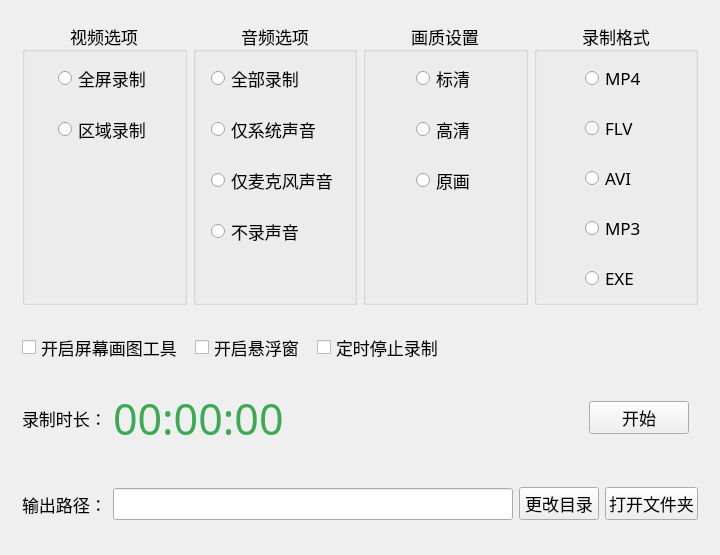
<?xml version="1.0" encoding="UTF-8"?>
<ui version="4.0">
 <class>HLCaptureClass</class>
 <widget class="QWidget" name="HLCaptureClass">
  <property name="geometry">
   <rect>
    <x>0</x>
    <y>0</y>
    <width>714</width>
    <height>542</height>
   </rect>
  </property>
  <property name="font">
   <font>
    <family>微软雅黑</family>
    <pointsize>13</pointsize>
   </font>
  </property>
  <property name="windowTitle">
   <string>HLCapture</string>
  </property>
  <layout class="QVBoxLayout" name="verticalLayout">
   <item>
    <widget class="QWidget" name="widget" native="true">
     <layout class="QHBoxLayout" name="horizontalLayout">
      <item>
       <widget class="QGroupBox" name="groupBox">
        <property name="layoutDirection">
         <enum>Qt::LeftToRight</enum>
        </property>
        <property name="title">
         <string>视频选项</string>
        </property>
        <property name="alignment">
         <set>Qt::AlignCenter</set>
        </property>
        <layout class="QGridLayout" name="gridLayout">
         <property name="sizeConstraint">
          <enum>QLayout::SetNoConstraint</enum>
         </property>
         <property name="verticalSpacing">
          <number>20</number>
         </property>
         <item row="0" column="0">
          <widget class="QRadioButton" name="radioScreenCap">
           <property name="sizePolicy">
            <sizepolicy hsizetype="Fixed" vsizetype="Fixed">
             <horstretch>0</horstretch>
             <verstretch>0</verstretch>
            </sizepolicy>
           </property>
           <property name="text">
            <string>全屏录制</string>
           </property>
          </widget>
         </item>
         <item row="2" column="0">
          <spacer name="verticalSpacer">
           <property name="orientation">
            <enum>Qt::Vertical</enum>
           </property>
           <property name="sizeHint" stdset="0">
            <size>
             <width>20</width>
             <height>40</height>
            </size>
           </property>
          </spacer>
         </item>
         <item row="1" column="0">
          <widget class="QRadioButton" name="radioAreaCap">
           <property name="sizePolicy">
            <sizepolicy hsizetype="Fixed" vsizetype="Fixed">
             <horstretch>0</horstretch>
             <verstretch>0</verstretch>
            </sizepolicy>
           </property>
           <property name="text">
            <string>区域录制</string>
           </property>
          </widget>
         </item>
        </layout>
       </widget>
      </item>
      <item>
       <widget class="QGroupBox" name="groupBox_2">
        <property name="title">
         <string>音频选项</string>
        </property>
        <property name="alignment">
         <set>Qt::AlignCenter</set>
        </property>
        <layout class="QGridLayout" name="gridLayout_2">
         <property name="sizeConstraint">
          <enum>QLayout::SetNoConstraint</enum>
         </property>
         <property name="verticalSpacing">
          <number>20</number>
         </property>
         <item row="0" column="0">
          <widget class="QRadioButton" name="radioAudioAll">
           <property name="sizePolicy">
            <sizepolicy hsizetype="Fixed" vsizetype="Fixed">
             <horstretch>0</horstretch>
             <verstretch>0</verstretch>
            </sizepolicy>
           </property>
           <property name="text">
            <string>全部录制</string>
           </property>
          </widget>
         </item>
         <item row="1" column="0">
          <widget class="QRadioButton" name="radioAudioSys">
           <property name="sizePolicy">
            <sizepolicy hsizetype="Fixed" vsizetype="Fixed">
             <horstretch>0</horstretch>
             <verstretch>0</verstretch>
            </sizepolicy>
           </property>
           <property name="text">
            <string>仅系统声音</string>
           </property>
          </widget>
         </item>
         <item row="2" column="0">
          <widget class="QRadioButton" name="radioAudioMic">
           <property name="sizePolicy">
            <sizepolicy hsizetype="Fixed" vsizetype="Fixed">
             <horstretch>0</horstretch>
             <verstretch>0</verstretch>
            </sizepolicy>
           </property>
           <property name="text">
            <string>仅麦克风声音</string>
           </property>
          </widget>
         </item>
         <item row="3" column="0">
          <widget class="QRadioButton" name="radioAudioNoCap">
           <property name="sizePolicy">
            <sizepolicy hsizetype="Fixed" vsizetype="Fixed">
             <horstretch>0</horstretch>
             <verstretch>0</verstretch>
            </sizepolicy>
           </property>
           <property name="text">
            <string>不录声音</string>
           </property>
          </widget>
         </item>
         <item row="4" column="0">
          <spacer name="verticalSpacer_2">
           <property name="orientation">
            <enum>Qt::Vertical</enum>
           </property>
           <property name="sizeHint" stdset="0">
            <size>
             <width>20</width>
             <height>40</height>
            </size>
           </property>
          </spacer>
         </item>
        </layout>
       </widget>
      </item>
      <item>
       <widget class="QGroupBox" name="groupBox_3">
        <property name="title">
         <string>画质设置</string>
        </property>
        <property name="alignment">
         <set>Qt::AlignCenter</set>
        </property>
        <layout class="QGridLayout" name="gridLayout_3">
         <property name="verticalSpacing">
          <number>20</number>
         </property>
         <item row="0" column="0">
          <widget class="QRadioButton" name="radioStandardQuality">
           <property name="sizePolicy">
            <sizepolicy hsizetype="Fixed" vsizetype="Fixed">
             <horstretch>0</horstretch>
             <verstretch>0</verstretch>
            </sizepolicy>
           </property>
           <property name="text">
            <string>标清</string>
           </property>
          </widget>
         </item>
         <item row="1" column="0">
          <widget class="QRadioButton" name="radioHighQuality">
           <property name="text">
            <string>高清</string>
           </property>
          </widget>
         </item>
         <item row="2" column="0">
          <widget class="QRadioButton" name="radiOriginalQuality">
           <property name="text">
            <string>原画</string>
           </property>
          </widget>
         </item>
         <item row="3" column="0">
          <spacer name="verticalSpacer_3">
           <property name="orientation">
            <enum>Qt::Vertical</enum>
           </property>
           <property name="sizeHint" stdset="0">
            <size>
             <width>20</width>
             <height>40</height>
            </size>
           </property>
          </spacer>
         </item>
        </layout>
       </widget>
      </item>
      <item>
       <widget class="QGroupBox" name="groupBox_4">
        <property name="title">
         <string>录制格式</string>
        </property>
        <property name="alignment">
         <set>Qt::AlignCenter</set>
        </property>
        <layout class="QGridLayout" name="gridLayout_4">
         <property name="bottomMargin">
          <number>9</number>
         </property>
         <property name="verticalSpacing">
          <number>20</number>
         </property>
         <item row="0" column="0">
          <widget class="QRadioButton" name="radioMP4">
           <property name="sizePolicy">
            <sizepolicy hsizetype="Fixed" vsizetype="Fixed">
             <horstretch>0</horstretch>
             <verstretch>0</verstretch>
            </sizepolicy>
           </property>
           <property name="text">
            <string>MP4</string>
           </property>
          </widget>
         </item>
         <item row="1" column="0">
          <widget class="QRadioButton" name="radioFLV">
           <property name="text">
            <string>FLV</string>
           </property>
          </widget>
         </item>
         <item row="2" column="0">
          <widget class="QRadioButton" name="radioAVI">
           <property name="text">
            <string>AVI</string>
           </property>
          </widget>
         </item>
         <item row="3" column="0">
          <widget class="QRadioButton" name="radioMP3">
           <property name="text">
            <string>MP3</string>
           </property>
          </widget>
         </item>
         <item row="4" column="0">
          <widget class="QRadioButton" name="radioEXE">
           <property name="text">
            <string>EXE</string>
           </property>
          </widget>
         </item>
         <item row="5" column="0">
          <spacer name="verticalSpacer_4">
           <property name="orientation">
            <enum>Qt::Vertical</enum>
           </property>
           <property name="sizeHint" stdset="0">
            <size>
             <width>20</width>
             <height>40</height>
            </size>
           </property>
          </spacer>
         </item>
        </layout>
       </widget>
      </item>
     </layout>
    </widget>
   </item>
   <item>
    <widget class="QWidget" name="widget_2" native="true">
     <property name="sizePolicy">
      <sizepolicy hsizetype="Preferred" vsizetype="Fixed">
       <horstretch>0</horstretch>
       <verstretch>0</verstretch>
      </sizepolicy>
     </property>
     <property name="minimumSize">
      <size>
       <width>0</width>
       <height>50</height>
      </size>
     </property>
     <layout class="QHBoxLayout" name="horizontalLayout_2">
      <property name="spacing">
       <number>12</number>
      </property>
      <item>
       <widget class="QCheckBox" name="checkScreenPaint">
        <property name="text">
         <string>开启屏幕画图工具</string>
        </property>
       </widget>
      </item>
      <item>
       <widget class="QCheckBox" name="checkSuspension">
        <property name="text">
         <string>开启悬浮窗</string>
        </property>
       </widget>
      </item>
      <item>
       <widget class="QCheckBox" name="checkTimingStop">
        <property name="text">
         <string>定时停止录制</string>
        </property>
       </widget>
      </item>
      <item>
       <spacer name="horizontalSpacer_2">
        <property name="orientation">
         <enum>Qt::Horizontal</enum>
        </property>
        <property name="sizeHint" stdset="0">
         <size>
          <width>40</width>
          <height>20</height>
         </size>
        </property>
       </spacer>
      </item>
     </layout>
    </widget>
   </item>
   <item>
    <widget class="QWidget" name="widget_3" native="true">
     <property name="sizePolicy">
      <sizepolicy hsizetype="Preferred" vsizetype="Fixed">
       <horstretch>0</horstretch>
       <verstretch>0</verstretch>
      </sizepolicy>
     </property>
     <property name="minimumSize">
      <size>
       <width>0</width>
       <height>80</height>
      </size>
     </property>
     <layout class="QHBoxLayout" name="horizontalLayout_3">
      <property name="rightMargin">
       <number>20</number>
      </property>
      <item>
       <widget class="QLabel" name="label">
        <property name="text">
         <string>录制时长：</string>
        </property>
       </widget>
      </item>
      <item>
       <widget class="QLabel" name="labelCapDuration">
        <property name="font">
         <font>
          <family>微软雅黑</family>
          <pointsize>32</pointsize>
          <weight>50</weight>
          <bold>false</bold>
         </font>
        </property>
        <property name="styleSheet">
         <string notr="true">color: rgb(60, 170, 82);</string>
        </property>
        <property name="text">
         <string>00:00:00</string>
        </property>
       </widget>
      </item>
      <item>
       <spacer name="horizontalSpacer">
        <property name="orientation">
         <enum>Qt::Horizontal</enum>
        </property>
        <property name="sizeHint" stdset="0">
         <size>
          <width>40</width>
          <height>20</height>
         </size>
        </property>
       </spacer>
      </item>
      <item>
       <widget class="QPushButton" name="btnStartCap">
        <property name="sizePolicy">
         <sizepolicy hsizetype="Fixed" vsizetype="Fixed">
          <horstretch>0</horstretch>
          <verstretch>0</verstretch>
         </sizepolicy>
        </property>
        <property name="minimumSize">
         <size>
          <width>100</width>
          <height>30</height>
         </size>
        </property>
        <property name="text">
         <string>开始</string>
        </property>
       </widget>
      </item>
     </layout>
    </widget>
   </item>
   <item>
    <widget class="QWidget" name="widget_4" native="true">
     <property name="sizePolicy">
      <sizepolicy hsizetype="Preferred" vsizetype="Fixed">
       <horstretch>0</horstretch>
       <verstretch>0</verstretch>
      </sizepolicy>
     </property>
     <property name="minimumSize">
      <size>
       <width>0</width>
       <height>80</height>
      </size>
     </property>
     <layout class="QHBoxLayout" name="horizontalLayout_4">
      <item>
       <widget class="QLabel" name="label_3">
        <property name="text">
         <string>输出路径：</string>
        </property>
       </widget>
      </item>
      <item>
       <widget class="QLineEdit" name="editOutputPath">
        <property name="sizePolicy">
         <sizepolicy hsizetype="Fixed" vsizetype="Fixed">
          <horstretch>0</horstretch>
          <verstretch>0</verstretch>
         </sizepolicy>
        </property>
        <property name="minimumSize">
         <size>
          <width>400</width>
          <height>0</height>
         </size>
        </property>
       </widget>
      </item>
      <item>
       <widget class="QPushButton" name="btnChangeDir">
        <property name="text">
         <string>更改目录</string>
        </property>
       </widget>
      </item>
      <item>
       <widget class="QPushButton" name="btnOpenDir">
        <property name="text">
         <string>打开文件夹</string>
        </property>
       </widget>
      </item>
      <item>
       <spacer name="horizontalSpacer_3">
        <property name="orientation">
         <enum>Qt::Horizontal</enum>
        </property>
        <property name="sizeHint" stdset="0">
         <size>
          <width>40</width>
          <height>20</height>
         </size>
        </property>
       </spacer>
      </item>
     </layout>
    </widget>
   </item>
  </layout>
 </widget>
 <layoutdefault spacing="6" margin="11"/>
 <resources>
  <include location="../avtools.qrc"/>
 </resources>
 <connections/>
</ui>
